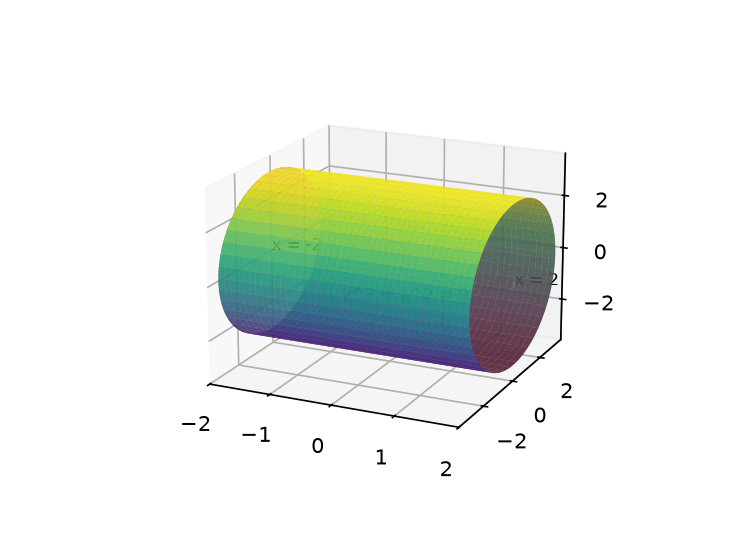

Here is the Python script that generated this plot:
"""Plot the cylinder y**2 + z**2 = 9 between x = -2 and x = 2 with one label per surface."""
import matplotlib
matplotlib.use("Agg")
import matplotlib.pyplot as plt
import numpy as np
from mpl_toolkits.mplot3d import proj3d

fig, ax = plt.subplots(subplot_kw={"projection": "3d"}, figsize=(5, 3.6), dpi=150)
X = np.linspace(-2, 2, 40)
T = np.linspace(0, 2*np.pi, 90)
XG, TG = np.meshgrid(X, T)
ax.plot_surface(XG, 3*np.cos(TG), 3*np.sin(TG), cmap="viridis", alpha=0.85)
R = np.linspace(0, 3, 30)
RG, TG2 = np.meshgrid(R, T)
for x0 in (-2, 2):
    ax.plot_surface(np.full_like(RG, float(x0)), RG*np.cos(TG2), RG*np.sin(TG2),
                    color="#f4a261", alpha=0.55)
ax.set_xlim(-2, 2)
ax.set_ylim(-3.6, 3.6)
ax.set_zlim(-3.6, 3.6)
ax.view_init(elev=18, azim=-65)
fig.canvas.draw()

def put(p, s):
    px, py, pz = proj3d.proj_transform(p[0], p[1], p[2], ax.get_proj())
    dx, dy = ax.transData.transform((px, py))
    fx = (dx - ax.bbox.x0) / (ax.bbox.x1 - ax.bbox.x0)
    fy = (dy - ax.bbox.y0) / (ax.bbox.y1 - ax.bbox.y0)
    return ax.text2D(fx, fy, s, transform=ax.transAxes, fontsize=8)

put((0.0, -3.0, 0.0), "y^2 + z^2 = 9")
put((-2.0, 0.0, 0.0), "x = -2")
put((2.0, 0.0, 0.0), "x = 2")
fig.canvas.draw()
renderer = fig.canvas.get_renderer()
for a in list(ax.texts) + ([ax.get_legend()] if ax.get_legend() else []):
    box = a.get_window_extent(renderer)
    name = a.get_text() if hasattr(a, "get_text") else "legend"
    assert ax.bbox.x0 - 1 <= box.x0 and box.x1 <= ax.bbox.x1 + 1, name
    assert ax.bbox.y0 - 1 <= box.y0 and box.y1 <= ax.bbox.y1 + 1, name
fig.savefig("part1_figure1.png", dpi=150)
print("figure saved")
